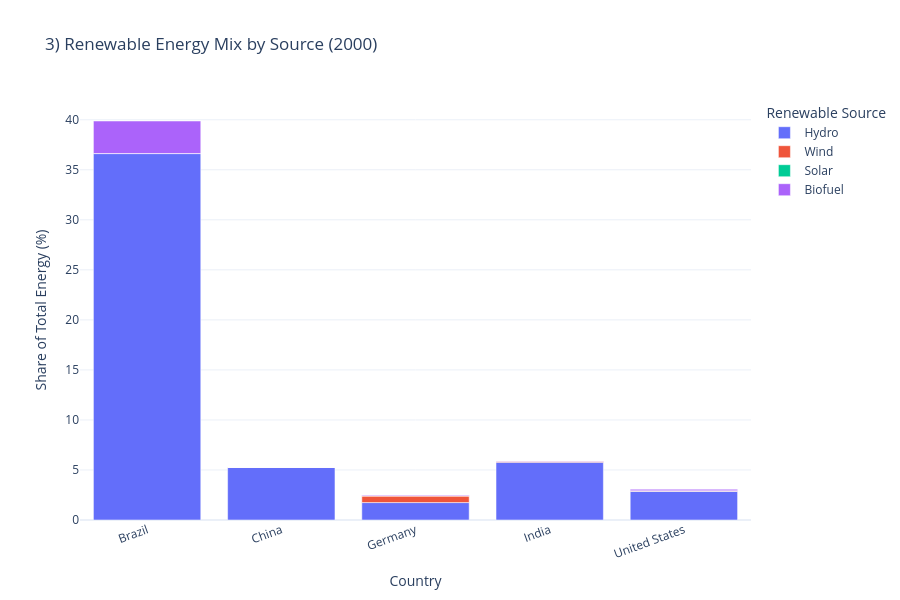

The cell this chart's notebook holds for it:
### Code cell
latest_year = int(df["year"].max())

countries = ["Brazil", "China", "Germany", "India", "United States"]

mix_df = df[(df["year"] == latest_year) & (df["country"].isin(countries))].copy()

mix_df = mix_df[[
    "country",
    "hydro_share_energy",
    "wind_share_energy",
    "solar_share_energy",
    "biofuel_share_energy"
]].dropna()

# Rename columns 
mix_df = mix_df.rename(columns={
    "hydro_share_energy": "Hydro",
    "wind_share_energy": "Wind",
    "solar_share_energy": "Solar",
    "biofuel_share_energy": "Biofuel"
})

# Convert to long format
mix_long = mix_df.melt(
    id_vars="country",
    var_name="Source",
    value_name="Share (%)"
)

fig3 = px.bar(
    mix_long,
    x="country",
    y="Share (%)",
    color="Source",
    title=f"3) Renewable Energy Mix by Source ({latest_year})"
)

fig3.update_layout(
    template="plotly_white",
    xaxis_title="Country",
    yaxis_title="Share of Total Energy (%)",
    legend_title="Renewable Source",
    height=600
)

fig3.update_xaxes(tickangle=-20)

fig3.show()

### Figure 1 — Plotly figure (JSON) as saved in the notebook; plotly's stock layout.template omitted (floating-point values rounded to 4 significant figures)
{"data": [{"hovertemplate": "Source=Hydro<br>country=%{x}<br>Share (%)=%{y}<extra></extra>", "legendgroup": "Hydro", "marker": {"color": "#636efa", "pattern": {"shape": ""}}, "name": "Hydro", "orientation": "v", "showlegend": true, "textposition": "auto", "type": "bar", "x": ["Brazil", "China", "Germany", "India", "United States"], "xaxis": "x", "y": [36.62, 5.254, 1.742, 5.764, 2.865], "yaxis": "y"}, {"hovertemplate": "Source=Wind<br>country=%{x}<br>Share (%)=%{y}<extra></extra>", "legendgroup": "Wind", "marker": {"color": "#EF553B", "pattern": {"shape": ""}}, "name": "Wind", "orientation": "v", "showlegend": true, "textposition": "auto", "type": "bar", "x": ["Brazil", "China", "Germany", "India", "United States"], "xaxis": "x", "y": [0.0, 0.014, 0.664, 0.118, 0.059], "yaxis": "y"}, {"hovertemplate": "Source=Solar<br>country=%{x}<br>Share (%)=%{y}<extra></extra>", "legendgroup": "Solar", "marker": {"color": "#00cc96", "pattern": {"shape": ""}}, "name": "Solar", "orientation": "v", "showlegend": true, "textposition": "auto", "type": "bar", "x": ["Brazil", "China", "Germany", "India", "United States"], "xaxis": "x", "y": [0.0, 0.001, 0.0, 0.001, 0.005], "yaxis": "y"}, {"hovertemplate": "Source=Biofuel<br>country=%{x}<br>Share (%)=%{y}<extra></extra>", "legendgroup": "Biofuel", "marker": {"color": "#ab63fa", "pattern": {"shape": ""}}, "name": "Biofuel", "orientation": "v", "showlegend": true, "textposition": "auto", "type": "bar", "x": ["Brazil", "China", "Germany", "India", "United States"], "xaxis": "x", "y": [3.252, 0.0, 0.065, 0.017, 0.14], "yaxis": "y"}], "layout": {"barmode": "relative", "height": 600, "legend": {"title": {"text": "Renewable Source"}, "tracegroupgap": 0}, "title": {"text": "3) Renewable Energy Mix by Source (2000)"}, "xaxis": {"anchor": "y", "domain": [0, 1], "tickangle": -20, "title": {"text": "Country"}}, "yaxis": {"anchor": "x", "domain": [0, 1], "title": {"text": "Share of Total Energy (%)"}}}}
